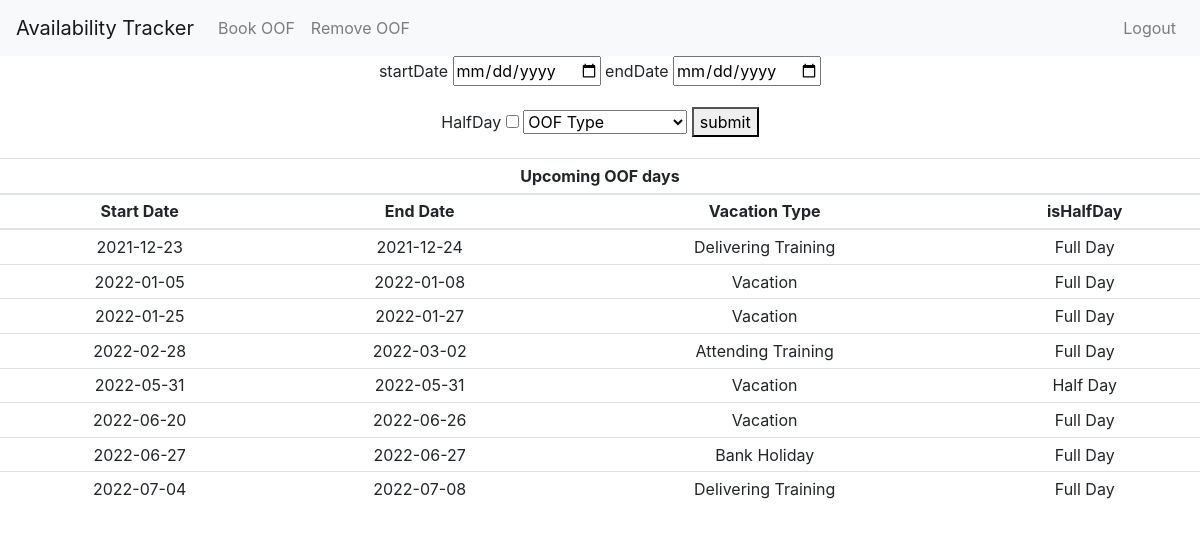
Screenshot of /bookOOF (signed in) with the database file from the repository.
### tables this page shows
CREATE TABLE oof_days (
user_id INTEGER,
oof_type_id INTEGER,
start_date NUMERIC,
end_date NUMERIC,
full_day INTEGER,
FOREIGN KEY(user_id) REFERENCES users(id),
FOREIGN KEY(oof_type_id) REFERENCES oof_types(id)
);

### app.py (the view, shortened to what this page needs)
@app.route("/bookOOF", methods=["GET","POST"])
@login_required
def bookOOF():
    oofDays = database.lookup_bookedOOF(session["user_id"], date.today().isoformat())
    return render_template("bookOOF.html", oofTypes = OOF_TYPES, oofDays = oofDays)

### app.py (called while the page is built)
@app.after_request
def after_request(response):
    response.headers["Cache-Control"] = "no-cache, no-store, must-revalidate"
    response.headers["Expires"] = 0
    response.headers["Pragma"] = "no-cache"
    return response

### database.py (called while the page is built)
def lookup_bookedOOF(user_id, today):
    conn = sqlite3.connect("availability.db")
    c = conn.cursor()
    c.execute("SELECT * FROM oof_days WHERE user_id = ? AND end_date >= ? ORDER BY start_date", (user_id, today))
    oofDays = c.fetchall()
    conn.commit()
    conn.close()
    return oofDays

### helpers.py (called while the page is built)
def login_required(f):
    @wraps(f)
    def decorated_function(*args, **kwargs):
        if session.get("user_id") is None:
            return redirect("/login")
        return f(*args, **kwargs)
    return decorated_function

### templates/bookOOF.html (shortened to what this page needs)
{% extends "layout.html" %}
{% block main %}
    {% if not booked %}
        <form action="/bookOOF" method="post">
            <div class="form-group">
                <label for="startDate">startDate</label>
                <input id="startDate" name="startDate" type="date" required>
                <label for="endDate">endDate</label>
                <input id="endDate" name="endDate" type="date" required>
            </div>
            <div class="form-group">
                <label id="halfDayLabel" for="halfDay">HalfDay</label>
                <input id="halfDay" name="halfDay" value="True" type="checkbox">
                <select id="oofType" name="oofType" required>
                    <option disabled selected value="">OOF Type</option>
                </select>
                <button>submit</button>
            </div>
        </form>
        {% if oofDays %}
        <table class="mx-auto table table-sm">
            <thead>
                <tr>
                    <th colspan="4">Upcoming OOF days</th>
                </tr>
                <tr>
                    <th>Start Date</th>
                    <th>End Date</th>
                    <th>Vacation Type</th>
                    <th>isHalfDay</th>
                </tr>
            </thead>
            <tbody>
                {% for oofDay in oofDays %}
                <tr>
                    <td>{{oofDay[2]}}</td>
                    <td>{{oofDay[3]}}</td>
                    <td>
                        {{oofTypes[oofDay[1] - 1]}}
                    </td>
                    <td>
                        {% if oofDay[4]%}
                        Half Day
                        {% else %}
                        Full Day
                        {% endif %}
                    </td>
                </tr>
                {%endfor%}
            </tbody>
        </table>
        {% endif %}
    {% endif %}
{% endblock %}

### rows the page displays
oof_days: start_date "2021-12-23", end_date "2021-12-24", oofTypes "Delivering Training", full_day "Full Day"
oof_days: start_date "2022-01-05", end_date "2022-01-08", oofTypes "Vacation", full_day "Full Day"
oof_days: start_date "2022-01-25", end_date "2022-01-27", oofTypes "Vacation", full_day "Full Day"
oof_days: start_date "2022-02-28", end_date "2022-03-02", oofTypes "Attending Training", full_day "Full Day"
oof_days: start_date "2022-05-31", end_date "2022-05-31", oofTypes "Vacation", full_day "Half Day"
oof_days: start_date "2022-06-20", end_date "2022-06-26", oofTypes "Vacation", full_day "Full Day"
oof_days: start_date "2022-06-27", end_date "2022-06-27", oofTypes "Bank Holiday", full_day "Full Day"
oof_days: start_date "2022-07-04", end_date "2022-07-08", oofTypes "Delivering Training", full_day "Full Day"
